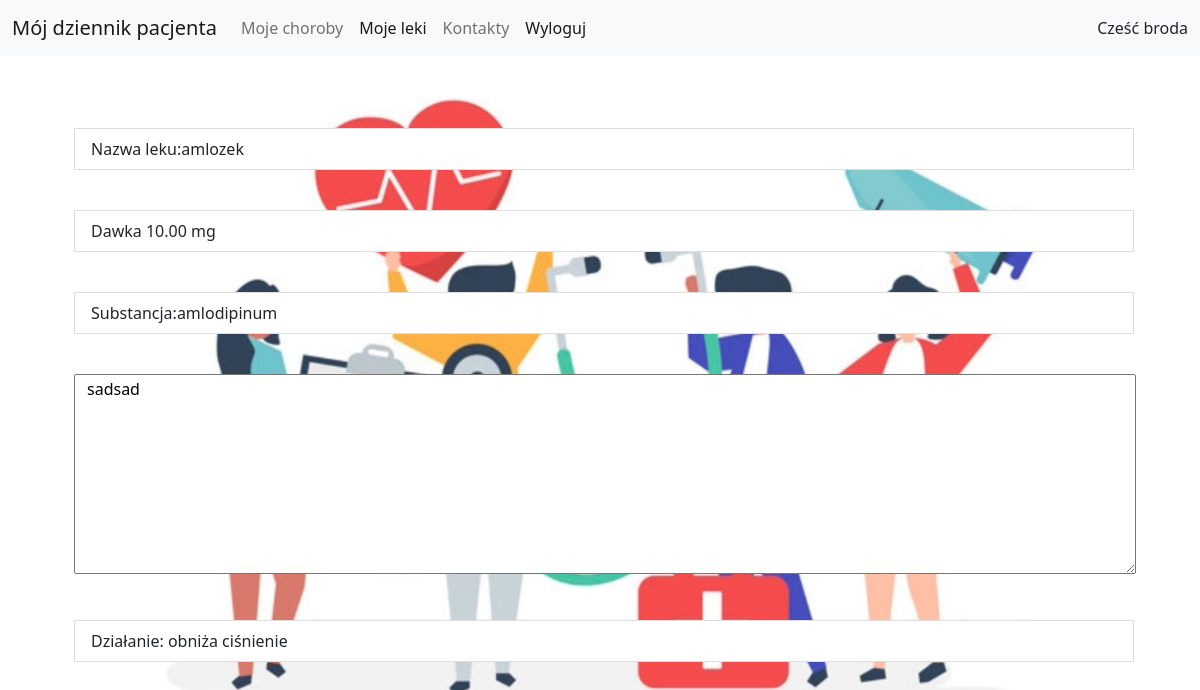
/drugs/1/ (signed in), run on the app's committed database.
### accounts/models.py (models this page shows)
class CustomUser(AbstractUser):
    def __str__(self):
        return self.username

### patientdiary/models.py (models this page shows, shortened)
class Drugs(models.Model):
    name = models.CharField(max_length=30)
    leaflet = models.TextField()
    dosage = models.DecimalField(max_digits=10, decimal_places=2)
    action = models.CharField(max_length=128)
    substances = models.ManyToManyField(Substance)
    groups = models.ForeignKey('Group', on_delete=models.CASCADE)

class Substance(models.Model):
    name = models.CharField(unique=True, max_length=128)
    def __str__(self):
        return self.name

### patientdiary/views.py (the view)
# urls.py: path('drugs/<int:pk>/', views.DrugDetailView.as_view(), name='drug_detail_view'),
class DrugDetailView(LoginRequiredMixin, DetailView):
    model = Drugs
    template_name = 'drug_detail_view.html'
    fields = '__all__'

### accounts/templates/drug_detail_view.html (shortened to what this page needs)
{% extends 'base.html' %}
{% block content %}
<br>
    <br>
    <div class="container-fluid">
                <div class="container"><br>
                    <ul>
                        <li class="list-group-item me-md-4 ">Nazwa leku:{{ drugs.name}}</li>
                    </ul>
                    <br>
                    <ul>
                        <li class="list-group-item me-md-4">Dawka {{ drugs.dosage }} mg</li>
                    </ul>
                    <br>
                    <ul>
                        {% for substance in drugs.substances.all%}
                        <li class="list-group-item me-md-4">Substancja:{{ substance}}</li>
                        {% endfor %}
                    </ul>
                    <br>
                    <ul>
                        <textarea class="container-fluid row-cols-2" readonly style=" width: 98%; height: 200px;">{{ drugs.leaflet }}</textarea>
                    </ul>
                    <br>
                    <ul>
                        <li class="list-group-item me-md-4">Działanie: {{ drugs.action }}</li>
                    </ul>
                </div>
    </div>
{% endblock %}

### accounts/templates/base.html (shortened to what this page needs)
{% load static %}
<!doctype html>
<html lang="en">
  <head>
    <link href="https://cdn.jsdelivr.net/npm/bootstrap@5.1.3/dist/css/bootstrap.min.css" rel="stylesheet">
     <link rel="stylesheet" type="text/css" href="{% static 'accounts/css/coment.css' %}">
  </head>
   <form method="post">
  <nav class="navbar navbar-expand-lg navbar-light bg-light">
  <div class="container-fluid">
  {% if user.is_authenticated %}
    <a class="navbar-brand" href="{% url 'patient_view' patient.pk %}">Mój dziennik pacjenta</a>
  {% endif %}
    <div class="collapse navbar-collapse" id="navbarNav">
      <ul class="navbar-nav">
          {% if user.is_authenticated %}
          <li class="nav-item">
          <a class="nav-link " aria-current="page" href="{% url 'diseases_view' %}">Moje choroby</a>
          </li>
        <li class="nav-item">
          <a class="nav-link active" href="{% url 'drugs_view' %}">Moje leki</a>
        </li>
        <li class="nav-item">
          <a class="nav-link " aria-current="page" href="{% url 'contacts' %}">Kontakty</a>
        </li>
        <li class="nav-item">
          <a class="nav-link active" href="{% url 'logout' %}">Wyloguj</a>
        </li>
        {% else %}
        <li class="nav-item">
            <a class="nav-link " href="{% url 'login' %}">Zaloguj</a>
        </li>
        <li class="nav-item">
          <a class="nav-link active" href="{% url 'signup' %}">Zarejestruj się</a>
          {% endif %}
      </ul>
    </div>
   {% if user.is_authenticated %}
      <div> Cześć {{ user }} </div>
  {% endif %}
  </div>
</nav>
   </form>
  <body id="bg" style="background-image: url('{% static "accounts/images/mainpage.jpg" %}');">
       {% block content %}
       {% endblock %}
  </body>
</html>

### accounts/static/accounts/css/coment.css (style rules this page uses)
#bg { background-repeat: no-repeat; background-size: 75%; background-position: center; background-attachment: fixed; }

### data on the page
CustomUser: username "broda"
Drugs: name "amlozek", dosage "10.00", leaflet "sadsad", action "obniża ciśnienie"
Substance: name "amlodipinum"
